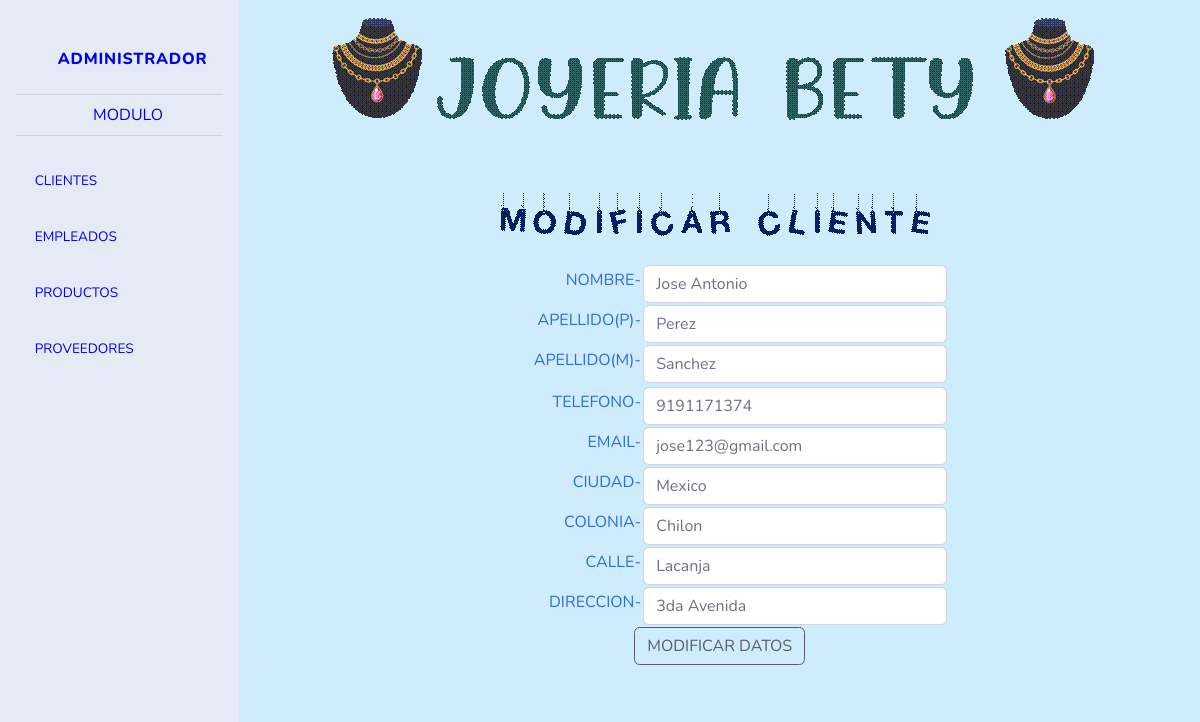
/cliente/modificar.php?id_clientes=1, run on the app's committed database.
### tables this page shows
CREATE TABLE IF NOT EXISTS `cliente` (
  `id_clientes` int(11) NOT NULL AUTO_INCREMENT,
  `nombre` varchar(20) NOT NULL,
  `apellidopaterno` varchar(10) NOT NULL,
  `apellidomaterno` varchar(10) NOT NULL,
  `telefono` varchar(10) NOT NULL,
  `email` varchar(25) NOT NULL,
  `ciudad` varchar(12) NOT NULL,
  `colonia` varchar(20) NOT NULL,
  `calle` varchar(12) NOT NULL,
  `direccion` varchar(25) NOT NULL,
  PRIMARY KEY (`id_clientes`)
);

### cliente/modificar.php (the view, shortened to what this page needs)
<!DOCTYPE html>
<html lang="en">
<head>
    <link href="../vendor/fontawesome-free/css/all.min.css" rel="stylesheet" type="text/css">
    <link href="../css/sb-admin-2.min.css" rel="stylesheet">
</head>
<body id="page-top">
    <div id="wrapper">
        <ul class="navbar-nav bg-gradient-primary sidebar sidebar-dark accordion" id="accordionSidebar">
           <br>
            <a class="sidebar-brand d-flex align-items-center justify-content-center" href="index.html">
                <div class="sidebar-brand-icon rotate-n-15">
                    <i class="fa fa-user-circle"></i>
                </div>
                <div class="sidebar-brand-text mx-3">Administrador</div>
            </a>
            <hr class="sidebar-divider my-0">
             <center>
                <a class="nav-link" href="index.html">
                 <i class="fa fa-book"></i>
                 <span>MODULO</span></a>
                    </center>
            <hr class="sidebar-divider">
             <li class="nav-item">
                <a class="nav-link collapsed" href="#" data-toggle="collapse" data-target="#collapseclientes1"
                    aria-expanded="true" aria-controls="collapseTwo">
              <i class="fa fa-address-card" aria-hidden="true"></i>
                    <span>CLIENTES</span>
                </a>
            </li>
             <li class="nav-item">
                <a class="nav-link collapsed" href="#" data-toggle="collapse" data-target="#collapseclientes2"
                    aria-expanded="true" aria-controls="collapseTwo">
             <i class="fa fa-user-plus" aria-hidden="true"></i>
                    <span>EMPLEADOS</span>
                </a>
            </li>
             <li class="nav-item">
                <a class="nav-link collapsed" href="#" data-toggle="collapse" data-target="#collapseclientes"
                    aria-expanded="true" aria-controls="collapseTwo">
              <i class="fa fa-cart-plus"></i>
                    <span>PRODUCTOS</span>
                </a>
            </li>
           <li class="nav-item">
                <a class="nav-link collapsed" href="#" data-toggle="collapse" data-target="#collapseempleados"
                    aria-expanded="true" aria-controls="collapseempleados">
                      <i class="fa fa-users"></i>
                    <span>PROVEEDORES</span>
                </a>
            </li>
        </ul>
        <div id="content-wrapper" class="d-flex flex-column">
<center>
<div class="container">
<img src="../img/VV.gif"></div>
</center>
<center>
<div class="container">
<img src="../img/M.gif"></div>
</center>
                <?php
                      require_once("../bd/conexion.php");
                      $opcion = $_GET['id_clientes'];
                      $result=mysqli_query($link,"SELECT * FROM cliente where id_clientes ='$opcion'");
                      $consulta = mysqli_fetch_array($result);
                ?>
                 <div class="col-md-6 offset-md-3">
                      <div class="panel panel-primary">
                      <div class="panel-body">
                      <table width="100%">
                      <form action="modificar_cliente.php"method="post" id="frmmodificarcliente">
                      <tr class="espacio">
                      <td align="right"> <label for="nombre">NOMBRE-</label></td><td><input type="text" class="form-control" name="nombre" id="nombre" value="<?php echo $consulta['nombre'];?>"  autofocus pattern="[a-zA-ZàáâäãåąčćęèéêëėįìíîïłńòóôöõøùúûüųūÿýżźñçčšžÀÁÂÄÃÅĄĆČĖĘÈÉÊËÌÍÎÏĮŁŃÒÓÔÖÕØÙÚÛÜŲŪŸÝŻŹÑßÇŒÆČŠŽ∂ð ,.'-]{1,15}" title="Solo puedes escribir letras de un rango de 15 caracteres" required></td>
                      </tr>
                       <tr class="espacio">
                      <td align="right"> <label for="apellidopaterno">APELLIDO(P)-</label></td><td><input type="text" class="form-control" name="apellidopaterno" id="apellidopaterno" value="<?php echo $consulta['apellidopaterno'];?>" pattern="[a-zA-ZàáâäãåąčćęèéêëėįìíîïłńòóôöõøùúûüųūÿýżźñçčšžÀÁÂÄÃÅĄĆČĖĘÈÉÊËÌÍÎÏĮŁŃÒÓÔÖÕØÙÚÛÜŲŪŸÝŻŹÑßÇŒÆČŠŽ∂ð ,.'-]{1,15}" title="Solo puedes escribir letras de un rango de 10 caracteres" required></td>
                      </tr>
                       <tr class="espacio">
                      <td align="right"> <label for="apellidomaterno">APELLIDO(M)-</label></td><td><input type="text" class="form-control" name="apellidomaterno" id="apellidomaterno" value="<?php echo $consulta['apellidomaterno'];?>" pattern="[a-zA-ZàáâäãåąčćęèéêëėįìíîïłńòóôöõøùúûüųūÿýżźñçčšžÀÁÂÄÃÅĄĆČĖĘÈÉÊËÌÍÎÏĮŁŃÒÓÔÖÕØÙÚÛÜŲŪŸÝŻŹÑßÇŒÆČŠŽ∂ð ,.'-]{1,15}" title="Solo puedes escribir letras de un rango de 10 caracteres" required></td>
                      </tr>
                      <td>
                      <tr class="espacio">
                      <td align="right"> <label for="telefono">TELEFONO-</label></td><td><input type="text" class="form-control" name="telefono" id="telefono" value="<?php echo $consulta['telefono'];?>"  pattern="[0-9]{10}".title="solo.puedes.teclear.numero.de.rango.de.10.digitos" requerid></td>
                      </tr>
                       <tr class="espacio">
                      <td align="right"> <label for="email">EMAIL-</label></td><td><input type="email" class="form-control" name="email" id="email" value="<?php echo $consulta['email'];?>" required></td>
                      </tr>
                      <tr class="espacio">
                      <td align="right"> <label for="ciudad">CIUDAD-</label></td><td><input type="text" class="form-control" name="ciudad" id="ciudad" value="<?php echo $consulta['ciudad'];?>" pattern="[a-zA-ZàáâäãåąčćęèéêëėįìíîïłńòóôöõøùúûüųūÿýżźñçčšžÀÁÂÄÃÅĄĆČĖĘÈÉÊËÌÍÎÏĮŁŃÒÓÔÖÕØÙÚÛÜŲŪŸÝŻŹÑßÇŒÆČŠŽ∂ð ,.'-]{1,15}" title="Solo puedes escribir letras de un rango de 10 cracteres" required></td>
                      </tr>
                       <tr class="espacio">
                      <td align="right"> <label for="colonia">COLONIA-</label></td><td><input type="text" class="form-control" name="colonia" id="colonia" value="<?php echo $consulta['colonia'];?>" pattern="[a-zA-ZàáâäãåąčćęèéêëėįìíîïłńòóôöõøùúûüųūÿýżźñçčšžÀÁÂÄÃÅĄĆČĖĘÈÉÊËÌÍÎÏĮŁŃÒÓÔÖÕØÙÚÛÜŲŪŸÝŻŹÑßÇŒÆČŠŽ∂ð ,.'-]{1,15}" title="Solo puedes escribir letras de un rango de 10 cracteres" required></td>
                      </tr>
                        <tr class="espacio">
                      <td align="right"> <label for="calle">CALLE-</label></td><td><input type="text" class="form-control" name="calle" id="calle" value="<?php echo $consulta['calle'];?>" required></td>
                      </tr>
                        <tr class="espacio">
                      <td align="right"> <label for="direccion">DIRECCION-</label></td><td><input type="text" class="form-control" name="direccion" id="direccion" value="<?php echo $consulta['direccion'];?>" required></td>
                      </tr>
                       <tr>
                      <td align="center" colspan="2"><input type="submit"  class="btn btn-outline-dark" value="MODIFICAR DATOS"  title="MODIFICAR DATOS"></td>
                      </tr>
                     </table>
                      </div>
                      </div>
                      </div>
                <div class="container-fluid">
                    <div class="row">
                    <div class="row">
                        <div class="col-xl-8 col-lg-7">
                            <div class="card shadow mb-4">
                            </div>
                        </div>
                        <div class="col-xl-4 col-lg-5">
                            <div class="card shadow mb-4">
                            </div>
                        </div>
                    </div>
                    <div class="row">
                        <div class="col-lg-6 mb-4">
                        </div>
                        <div class="col-lg-6 mb-4">
                        </div>
                    </div>
                </div>
            </div>
        </div>
    </div>
</body>
</html>

### data on the page
cliente: nombre "Jose Antonio", apellidopaterno "Perez", apellidomaterno "Sanchez", telefono "9191171374", email "jose123@gmail.com", ciudad "Mexico", colonia "Chilon", calle "Lacanja", direccion "3da Avenida"
